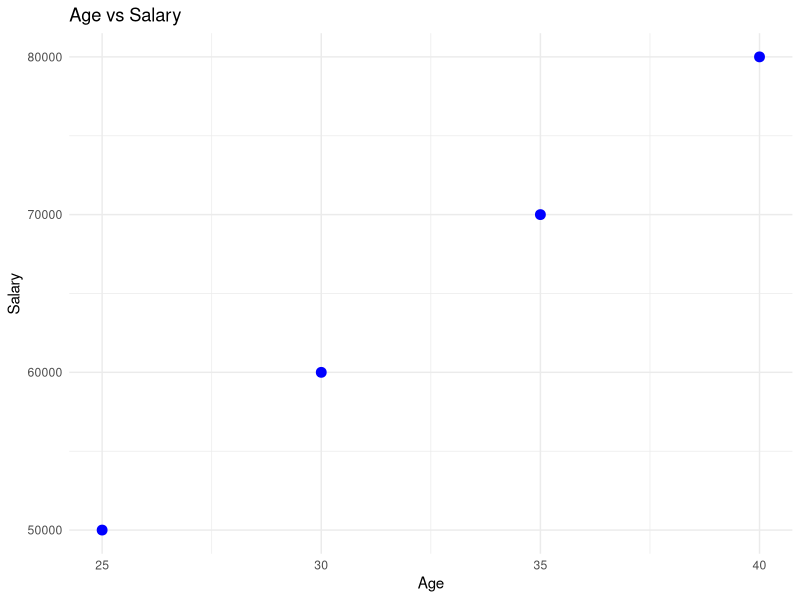

Generate this figure with R:
# Load libraries
library(ggplot2)
library(dplyr)

# Creating sample data
data <- data.frame(
  Name = c("Alice", "Bob", "Charlie", "David"),
  Age = c(25, 30, 35, 40),
  Salary = c(50000, 60000, 70000, 80000)
)

print("Original Data:")
print(data)

# Filtering Data
filtered_data <- filter(data, Age > 28)
print("Filtered Data:")
print(filtered_data)

# Visualization
ggplot(data, aes(x = Age, y = Salary)) +
  geom_point(color = "blue", size = 3) +
  labs(title = "Age vs Salary", x = "Age", y = "Salary") +
  theme_minimal()
